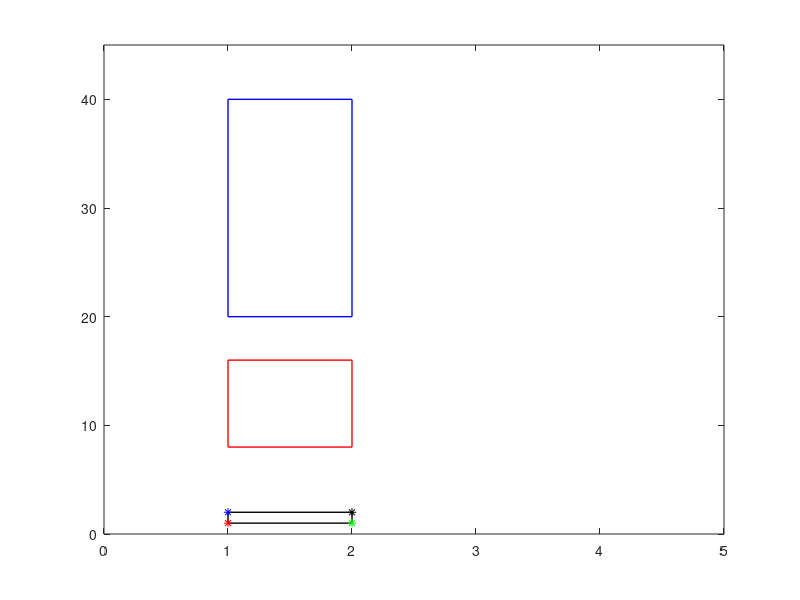

This chart was generated by the following MATLAB code:
% Composition
% Verify the result of Problem A6 in Section 3.3 of the text; that the two compositions of a
% vertical shear and a stretch in the y direction, do not commute. Do this by plotting the
% image of the unit square with corners at (1, 1),(2, 1),(2, 2),(1, 2). Then plot the results
% of applying the COMPOSITION of the two operations (vertical shear and stretch) in
% both orders and showing that the resulting shape depends on the order in which the
% operations are applied. Corroborate your ’experimental proof’ of the non-commutability
% of these transformations by referring to Theorem 3.2.5 of the text (i.e., by considering
% the associated matrices).

% Plot the image of the unit square with corners at (1, 1),(2, 1),(2, 2),(1, 2)
unit_v1 = [1;1];
unit_v2 = [2;2];
unit_matrix = cat(2, unit_v1, unit_v2);
unit_v = [unit_matrix(1,1), unit_matrix(1,2), unit_matrix(1,2), unit_matrix(1,1), unit_matrix(1,1)];
unit_z = [unit_matrix(2,1), unit_matrix(2,1), unit_matrix(2,2), unit_matrix(2,2), unit_matrix(2,1)];
plot(unit_v, unit_z, 'k-', 'LineWidth', 1);
hold on;
axis([0 5 0 45]);

% Plotting where the red, green, and blue points are
P = [1 2 2 1;1 1 2 2];
plot(P(1,1),P(2,1),'r*');
plot(P(1,2),P(2,2),'g*');
plot(P(1,4),P(2,4),'b*');
plot(P(1,3),P(2,3),'k*');

% Composition of two operations in Problem A6 from Section 3.3 of the text 
% Let V be a vertical shear by amount 3
% Let S be a stretch by a factor 5 in the x2 direction.
V = [1 0; 3 1]
S = [1 0; 0 5]

% Calculate the composition of S followed by V and then plot the result
VS_Operation = V*S;
VS_Operation_Result_Matrix = VS_Operation*unit_matrix;
VS_v = [VS_Operation_Result_Matrix(1,1), VS_Operation_Result_Matrix(1,2), VS_Operation_Result_Matrix(1,2), VS_Operation_Result_Matrix(1,1), VS_Operation_Result_Matrix(1,1)];
VS_z = [VS_Operation_Result_Matrix(2,1), VS_Operation_Result_Matrix(2,1), VS_Operation_Result_Matrix(2,2), VS_Operation_Result_Matrix(2,2), VS_Operation_Result_Matrix(2,1)];
plot(VS_v, VS_z, 'r-', 'LineWidth', 1);
hold on;

% Calculate the composition of S following V and then plot the result
SV_Operation = S*V;
SV_Operation_Result_Matrix = SV_Operation*unit_matrix;
SV_v = [SV_Operation_Result_Matrix(1,1), SV_Operation_Result_Matrix(1,2), SV_Operation_Result_Matrix(1,2), SV_Operation_Result_Matrix(1,1), SV_Operation_Result_Matrix(1,1)];
SV_z = [SV_Operation_Result_Matrix(2,1), SV_Operation_Result_Matrix(2,1), SV_Operation_Result_Matrix(2,2), SV_Operation_Result_Matrix(2,2), SV_Operation_Result_Matrix(2,1)];
plot(SV_v, SV_z, 'b-', 'LineWidth', 1);
hold on;
fprintf("Clearly the two compositions of a vertical shear and a stretch in the x2 direction, do not commute.")